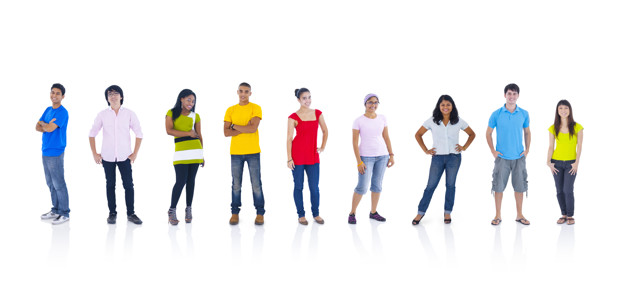
#> input picture Python/CursoIA/VisaoComputacional/Arquivos/Imagens/pessoas.jpg, 626 x 294 px
$ jupyter execute CorpoInteiro.ipynb
#> lines starting #> are read from the running program, lines starting #| are printed output that depends on the picture
[cell 1]
import cv2

[cell 2]
imagem = cv2.imread('Arquivos/Imagens/pessoas.jpg')
#> imagem is the input picture: shape (294, 626, 3); mean B, G, R 234.7, 234.1, 235.2

[cell 3]
cv2.imshow('', imagem)
cv2.waitKey()

[cell 4]
scale_percent = 220 # percent of original size
width = int(imagem.shape[1] * scale_percent / 100)
#> width = 1377
height = int(imagem.shape[0] * scale_percent / 100)
#> height = 646
dim = (width, height)
#> dim = (1377, 646)

[cell 5]
resized = cv2.resize(imagem, dim, interpolation = cv2.INTER_AREA)

[cell 6]
cv2.imshow('', resized)
cv2.waitKey()

[cell 7]
detector_corpo = cv2.CascadeClassifier('Arquivos/fullbody.xml')

[cell 8]
imagem_cinza = cv2.cvtColor(resized,cv2.COLOR_BGR2GRAY)
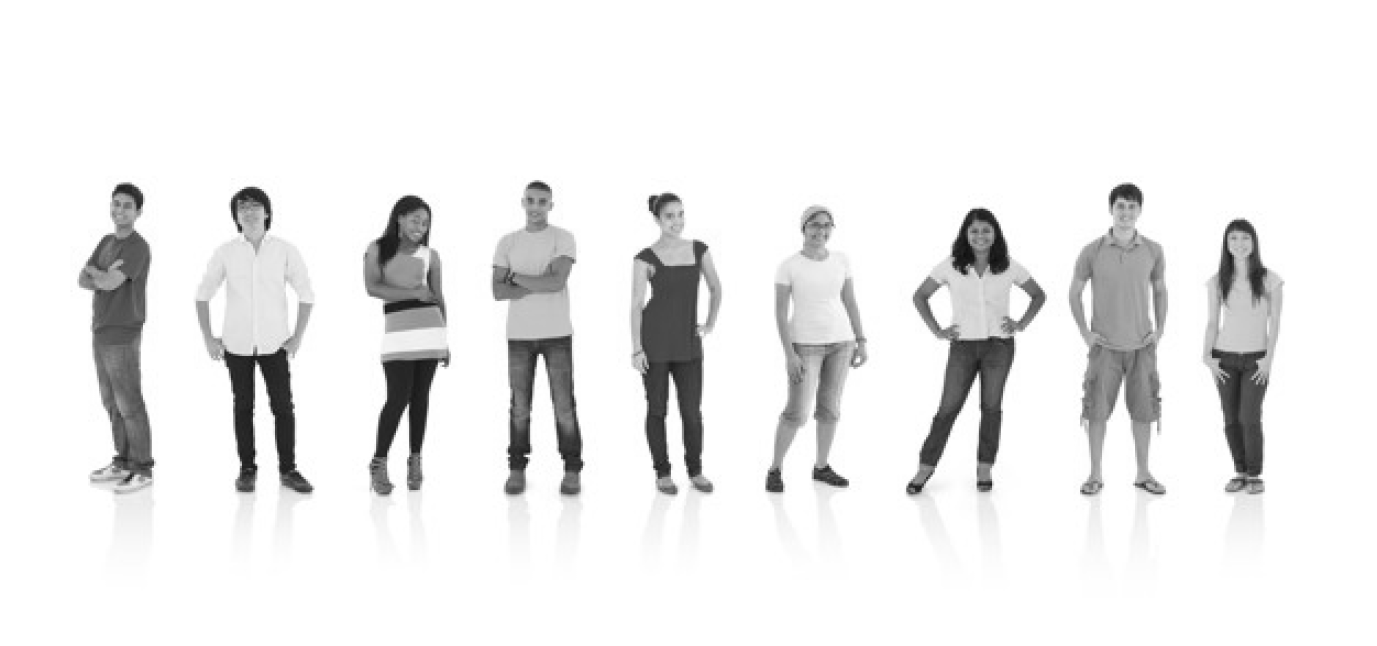
#> imagem_cinza: shape (646, 1377); min 15, max 255, mean 234.5
cv2.imshow('',imagem_cinza)
cv2.waitKey()

[cell 9]
deteccoes = detector_corpo.detectMultiScale(imagem_cinza)
#> deteccoes = [[946, 371, 71, 142], [80, 377, 97, 193], [586, 180, 165, 329], [1165, 222, 153, 306], [301, 164, 186, 371], [717, 155, 183, 366], [435, 105, 202, 404], [1012, 129, 197, 395], [161, 149, 195, 390]]

[cell 10]
for (x, y, l, a) in deteccoes:
    print(x,y,l,a)
    cv2.rectangle(resized, (x, y), (x + l, y + a), (0,255,0),2)
#> this loop made 9 passes
#| 946 371 71 142
#| 80 377 97 193
#| 586 180 165 329
#| 1165 222 153 306
#| 301 164 186 371
#| 717 155 183 366
#| 435 105 202 404
#| 1012 129 197 395
#> (further printed lines are left out)
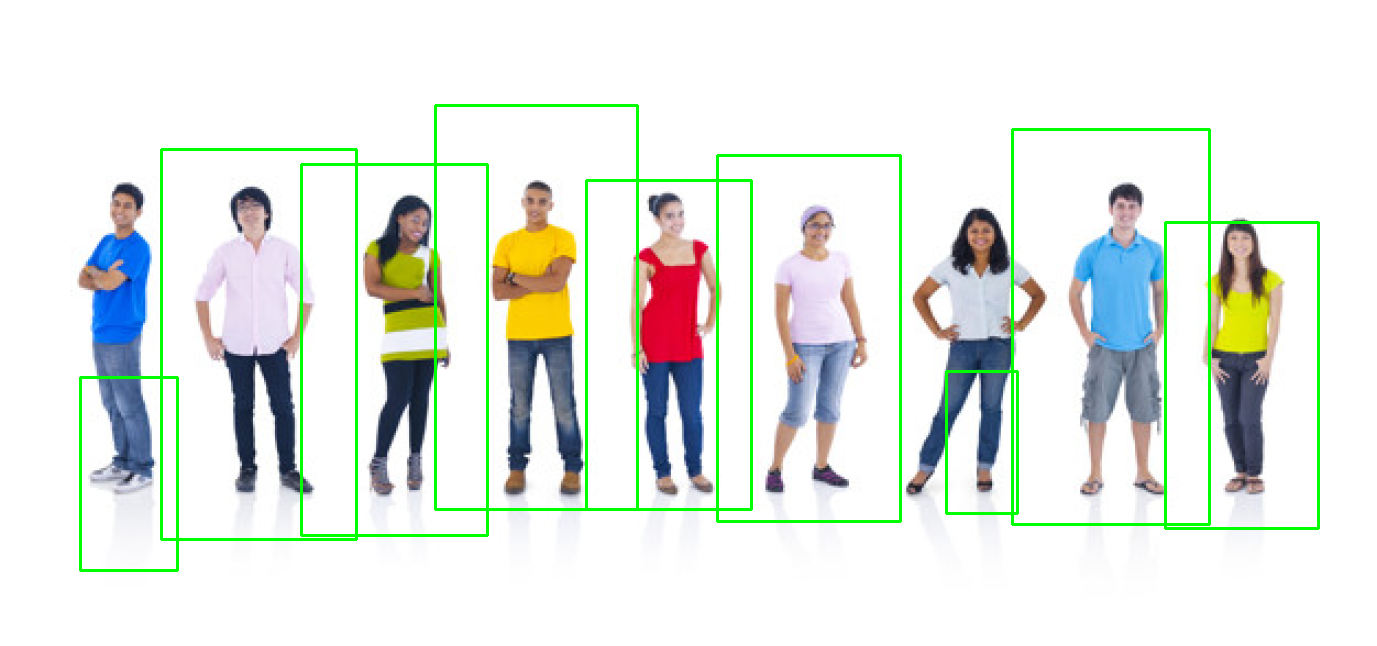
#> resized: shape (646, 1377, 3); mean B, G, R 227.6, 234.4, 228.1

cv2.imshow('', resized)
cv2.waitKey()
#> Out = 27
